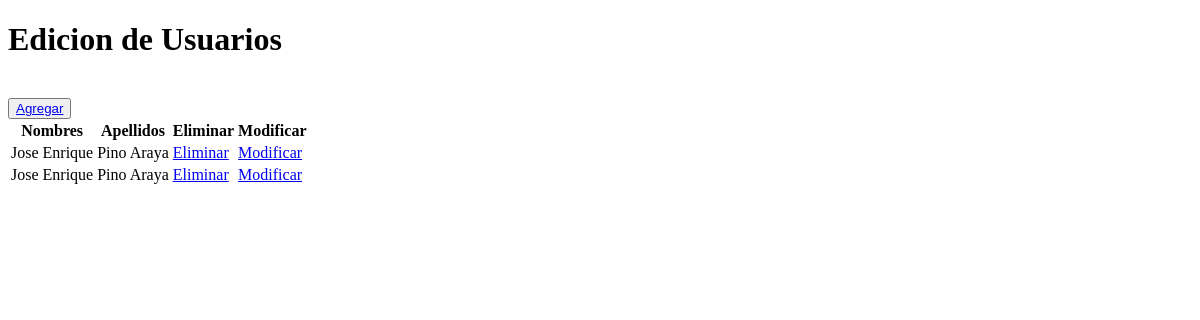
/alumnos/usuarios_list, run on an earlier commit of the app's database.
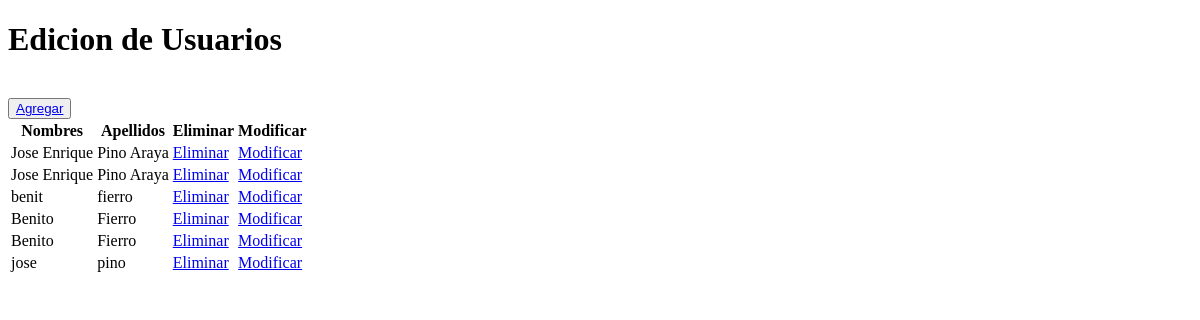
And on a later commit of the database.
### alumnos/models.py (models this page shows, shortened)
class Usuario(models.Model):
    id_usuario = models.AutoField(primary_key=True)
    nombres = models.CharField(max_length=20)
    apellidos = models.CharField(max_length=20)
    nom_usuario = models.CharField(max_length=20)
    telefono = models.CharField(max_length=45)
    email = models.EmailField(max_length=100, blank=True, null=True)
    password = models.CharField(max_length=20)
    fecha_nacimiento = models.DateField(blank=False, null=False)
    id_profesion = models.ForeignKey('Profesion',on_delete=models.CASCADE, db_column='id_profesion')
    region = models.CharField(max_length=50, blank=True, null=True)
    ciudad = models.CharField(max_length=50, blank=True, null=True)
    cod_postal = models.IntegerField()

### alumnos/views.py (the view)
# urls.py: path('usuarios_list',views.usuarios_list,name='usuarios_list'),
def usuarios_list(request):
    usuarios = Usuario.objects.all()
    context = {'usuarios': usuarios}
    return render(request,'alumnos/usuarios_list.html',context)

### alumnos/templates/alumnos/usuarios_list.html (shortened to what this page needs)
<!DOCTYPE html>
<html lang="en">
<head>
</head>
<body>
    <h1>Edicion de Usuarios</h1>
    <br>
    <button type="button">
        <a href="{% url 'usuarios_add' %}">Agregar</a>
    </button>
    <table>
        {% if usuarios%}
            <th>Nombres</th>
            <th>Apellidos</th>
            <th>Eliminar</th>
            <th>Modificar</th>
            {% for x in usuarios %}
                <tr>
                    <td>{{x.nombres}}</td>
                    <td>{{x.apellidos}}</td>
                    <td><a href="{% url 'usuarios_del' pk=x.id_usuario%}">Eliminar</a></td>
                    <td><a href="{% url 'usuarios_findEdit' pk=x.id_usuario%}">Modificar</a></td>
                </tr>
            {% endfor%}
        {% endif %}
    </table>
</body>
</html>

What changed in the data, as far as the page shows it:
added Usuario: nombres "benit", apellidos "fierro"
added Usuario: nombres "Benito", apellidos "Fierro"
added Usuario: nombres "Benito", apellidos "Fierro"
added Usuario: nombres "jose", apellidos "pino"
